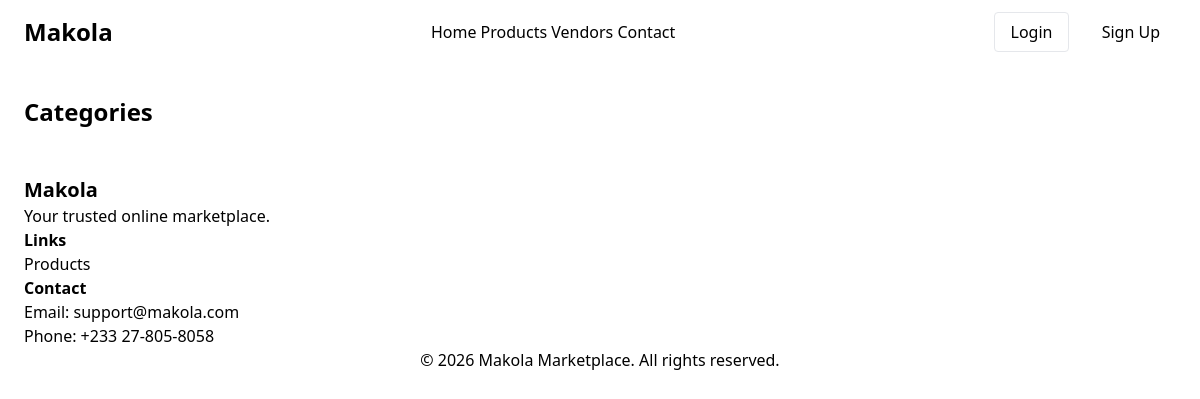
The app's page /makola/category/list/, older data.
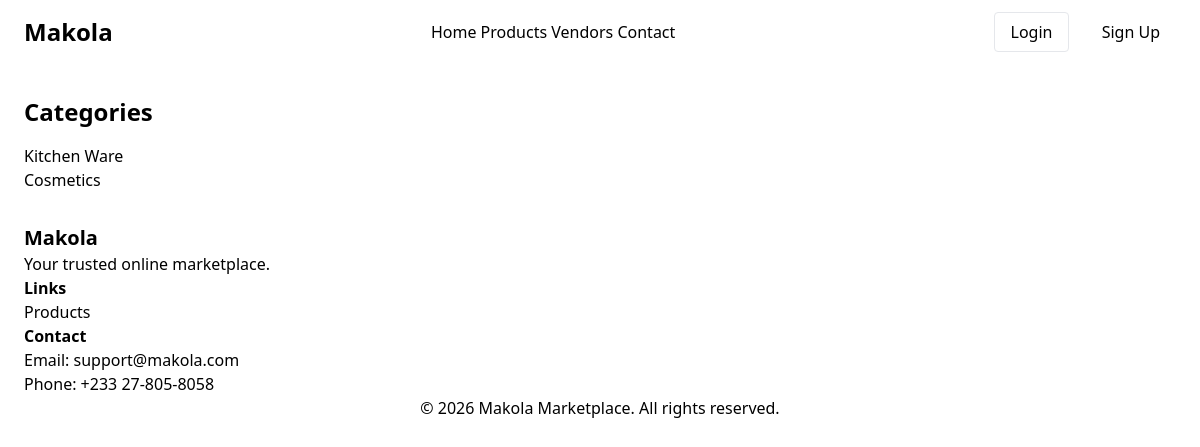
The same page, newer data.
### makola/models.py (models this page shows, shortened)
class Category(models.Model):
    name = models.CharField(max_length=100)
    description = models.TextField()
    created_at = models.DateTimeField(auto_now_add=True)

### makola/views.py (the view)
# urls.py: path('category/list/', views.CategoryListView.as_view(), name='list-categories'),
class CategoryListView(ListView):
    model = Category
    template_name = 'makola/category_list.html'
    context_object_name = 'categories'

### makola/templates/makola/category_list.html (shortened to what this page needs)
{% extends "makola/base.html" %}
{% block content %}
    <div class="max-w-7xl mx-auto px-6 py-8">
        <h2 class="text-2xl font-bold mb-4">Categories</h2>
        <ul>
            {% for category in object_list %}
                <li>
                    <a href="{% url 'makola:category-detail' pk=category.pk %}">{{ category.name }}</a>
                </li>
            {% endfor %}
        </ul>
    </div>
{% endblock %}

Row changes from the older to the newer data that the page shows:
added Category: name "Kitchen Ware"
added Category: name "Cosmetics"
